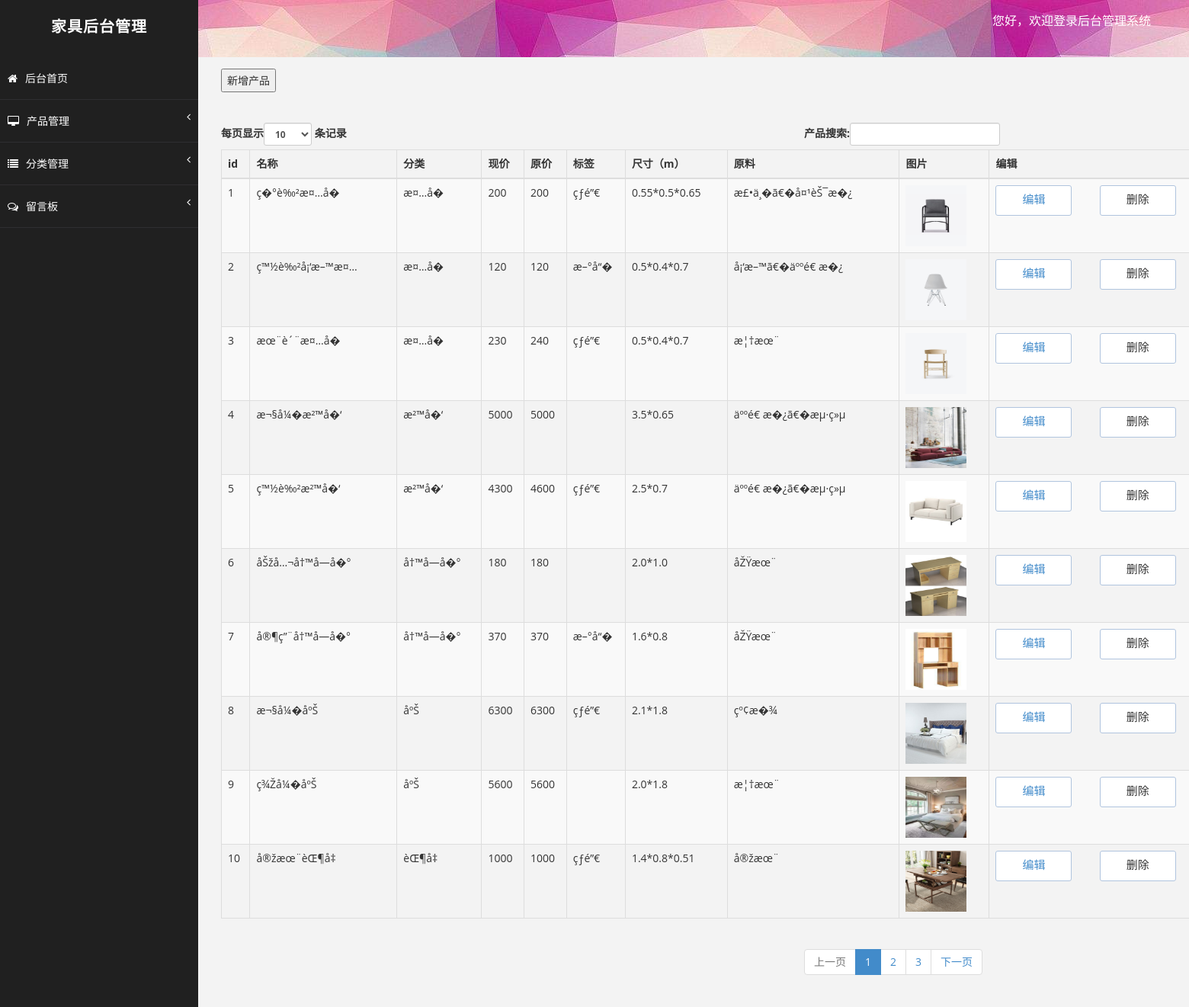
The app's page /product-list.php with its own data.
### tables this page shows
CREATE TABLE IF NOT EXISTS `products` (
  `id` int(11) NOT NULL AUTO_INCREMENT,
  `name` varchar(60) NOT NULL,
  `sort` varchar(60) NOT NULL,
  `nprice` int(12) NOT NULL,
  `oprice` int(12) NOT NULL,
  `label` varchar(60) DEFAULT NULL,
  `size` varchar(60) DEFAULT NULL,
  `material` varchar(60) DEFAULT NULL,
  `img` varchar(60) NOT NULL,
  PRIMARY KEY (`id`)
);

### product-list.php (the view, shortened to what this page needs)
<!DOCTYPE html>
<html xmlns="http://www.w3.org/1999/xhtml">
<head>
    <link href="assets/css/bootstrap.css" rel="stylesheet" />
    <link href="assets/css/font-awesome.css" rel="stylesheet" />
    <link href="assets/css/basic.css" rel="stylesheet" />
    <link href="assets/css/custom.css" rel="stylesheet" />
    <link href='http://fonts.useso.com/css?family=Open+Sans' rel='stylesheet' type='text/css' />
</head>
<body>
    <div id="wrapper">
        <nav class="navbar navbar-default navbar-cls-top " role="navigation" style="margin-bottom: 0">
            <div class="navbar-header">
                <a class="navbar-brand">家具后台管理</a>
            </div>
            <div class="header-right">
                您好，欢迎登录后台管理系统
            </div>
        </nav>
        <nav class="navbar-default navbar-side" role="navigation">
            <div class="sidebar-collapse">
                <ul class="nav" id="main-menu">
                    <li>
                        <a  href="admin.php"><i class="fa fa-home "></i>后台首页</a>
                    </li>
                    <li>
                        <a href="#"><i class="fa fa-desktop "></i>产品管理<span class="fa arrow"></span></a>
                    </li>
                     <li>
                        <a href="#"><i class="fa fa-list "></i>分类管理<span class="fa arrow"></span></a>
                    </li>
                      <li>
                        <a href="#"><i class="fa fa-comments-o "></i>留言板<span class="fa arrow"></span></a>
                    </li>
                </ul>
            </div>
        </nav>
        <div id="page-wrapper">
        <div>
        <input type="button" onclick="openwin()" value="新增产品">
        </div>
            <div class="row">
                <div class="col-md-12">
                    <div class="card">
                        <div class="card-content">
                            <div class="table-responsive">
                                <table style="width: 1350px" class="table table-striped table-bordered table-hover" id="dataTables-example">
                                    <thead>
                                        <tr>
                                            <th>id</th>
                                            <th>名称</th>
                                            <th>分类</th>
                                            <th>现价</th>
                                            <th>原价</th>
                                            <th>标签</th>
                                            <th>尺寸（m）</th>
                                            <th>原料</th>
                                            <th>图片</th>
                                            <th>编辑</th>
                                        </tr>
                                    </thead>
                                    <tbody>
                                        <?php
                                            $query=mysql_query("select * from products");
                                            while($value = mysql_fetch_array($query)){
                                                ?>
                                            <form method="post">
                                            <tr>
                                            <td><?php echo $value['id'] ?></td><input type="hidden" value="<?php echo $value['id'] ?>" name="id">
                                            <td><?php echo $value['name'] ?></td>
                                            <td><?php echo $value['sort'] ?></td>
                                            <td><?php echo $value['nprice'] ?></td>
                                            <td><?php echo $value['oprice'] ?></td>
                                            <td><?php echo $value['label'] ?></td>
                                            <td><?php echo $value['size'] ?></td>
                                            <td><?php echo $value['material'] ?></td>
                                             <td><img style="height: 80px;width: 80px;" src="<?php echo $value['img'] ?>"></td>
                                            <td class="center">
                                            <a href="editproduct.php?id=<?php echo $value['id']  ?>">
                                            <input type="button" value="编辑"  class="button" name="edit" onclick="window.location.href('连接')" >
                                            </a>
                                            <input type="button" value="删除"  class="button" name="del" onclick="del()"></td>
                                            </tr>
                                            </form>
                                            <?php }
                                                ?>
                                    </tbody>
                                </table>
                            </div>
                        </div>
                    </div>
                </div>
            </div>
    </div>
</body>
</html>

### assets/css/basic.css (style rules this page uses)
body { font-family: 'Open Sans', sans-serif; line-height:25px; }
#wrapper { width: 100%; background: #202020; }
#page-wrapper { padding: 15px 15px; min-height: 600px; background: #F3F3F3; }
.navbar-cls-top .navbar-brand { color: #fff; background: #202020; width: 260px; text-align: center; height: 75px; font-size: 20px; letter-spacing: 1px; font-weight: 900; padding-top: 25px; text-transform:uppercase; }
.header-right { color: #fff; padding: 15px 50px 5px 50px; float: right; font-size: 16px; }
.arrow { float: right; }
.fa.arrow:before { content: "\f104"; }
.sidebar-collapse, .sidebar-collapse .nav { background: none; }
.sidebar-collapse .nav { padding: 0; }
.sidebar-collapse .nav > li > a { color: #fff; background: #202020; text-shadow: none; padding: 15px 40px; border-bottom: 1px solid #2F2E31; }
.sidebar-collapse > .nav > li > a { padding: 15px 10px; }
.navbar-side { border: none; background-color: #202020; }
.navbar-cls-top { background: url("../img/timg.jpg"); border-bottom: none; }
.navbar-default { border: 0px solid black; }
.navbar-header { background: #000000; }
.nav > li > a > i { margin-right: 10px; }
@media (min-width:768px) { #page-wrapper { margin: 0 0 0 260px; padding: 15px 30px; min-height: 1200px; } }
@media (min-width:768px) { .navbar-side { z-index: 1; position: absolute; width: 260px; } }
@media (min-width:768px) { .navbar { border-radius: 0px; } }
.button { border-radius: 3px; border-style: none; border:1px solid #B0C4DE; height: 40px; width: 100px; cursor: pointer; font-family: Microsoft YaHei; background:#FFFFFF; font-size: 15px; }

### records on screen
products: id "1", name "ç�°è‰²æ¤…å­�", sort "æ¤…å­�", nprice "200", oprice "200", label "çƒ­é”€", size "0.55*0.5*0.65", material "æ£•ä¸�ã€�å¤¹èŠ¯æ�¿", img (picture)
products: id "2", name "ç™½è‰²å¡‘æ–™æ¤…", sort "æ¤…å­�", nprice "120", oprice "120", label "æ–°å“�", size "0.5*0.4*0.7", material "å¡‘æ–™ã€�äººé€ æ�¿", img (picture)
products: id "3", name "æœ¨è´¨æ¤…å­�", sort "æ¤…å­�", nprice "230", oprice "240", label "çƒ­é”€", size "0.5*0.4*0.7", material "æ¦†æœ¨", img (picture)
products: id "4", name "æ¬§å¼�æ²™å�‘", sort "æ²™å�‘", nprice "5000", oprice "5000", size "3.5*0.65", material "äººé€ æ�¿ã€�æµ·ç»µ", img (picture)
products: id "5", name "ç™½è‰²æ²™å�‘", sort "æ²™å�‘", nprice "4300", oprice "4600", label "çƒ­é”€", size "2.5*0.7", material "äººé€ æ�¿ã€�æµ·ç»µ", img (picture)
products: id "6", name "åŠžå…¬å†™å­—å�°", sort "å†™å­—å�°", nprice "180", oprice "180", size "2.0*1.0", material "åŽŸæœ¨", img (picture)
products: id "7", name "å®¶ç”¨å†™å­—å�°", sort "å†™å­—å�°", nprice "370", oprice "370", label "æ–°å“�", size "1.6*0.8", material "åŽŸæœ¨", img (picture)
products: id "8", name "æ¬§å¼�åºŠ", sort "åºŠ", nprice "6300", oprice "6300", label "çƒ­é”€", size "2.1*1.8", material "çº¢æ�¾", img (picture)
products: id "9", name "ç¾Žå¼�åºŠ", sort "åºŠ", nprice "5600", oprice "5600", size "2.0*1.8", material "æ¦†æœ¨", img (picture)
products: id "10", name "å®žæœ¨èŒ¶å‡", sort "èŒ¶å‡", nprice "1000", oprice "1000", label "çƒ­é”€", size "1.4*0.8*0.51", material "å®žæœ¨", img (picture)
